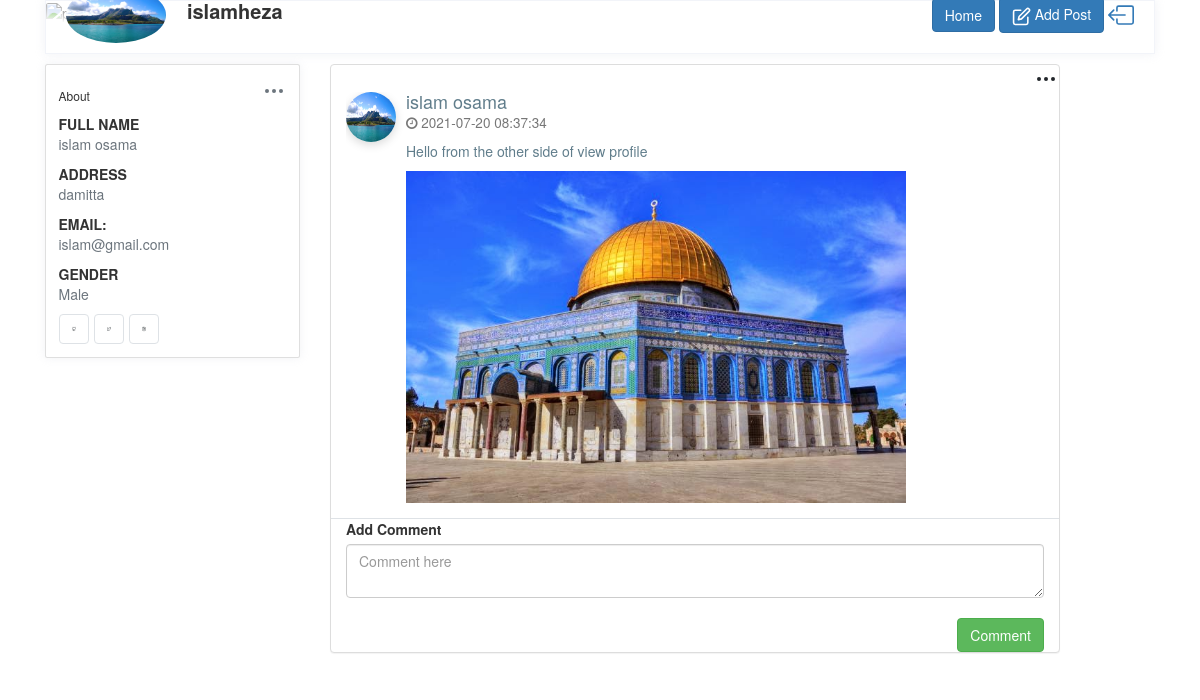
/post.php?id=13 (signed in), run on the app's committed database.
### tables this page shows
CREATE TABLE `users` (
  `User_Id` int(11) NOT NULL,
  `fname` varchar(30) NOT NULL,
  `lname` varchar(30) NOT NULL,
  `Username` varchar(30) NOT NULL,
  `Address` varchar(30) NOT NULL,
  `Email` varchar(30) NOT NULL,
  `Password` varchar(30) NOT NULL,
  `Gender` enum('Female','Male') NOT NULL,
  `Profile_Img` varchar(30) NOT NULL
);

CREATE TABLE `posts` (
  `Post_Id` int(11) NOT NULL,
  `User_Id` int(11) NOT NULL,
  `Body` varchar(250) NOT NULL,
  `Image` varchar(30) NOT NULL,
  `Date` datetime DEFAULT NULL
);

### viewprofile.php (called while the page is built)
<?php
$con = new PDO("mysql:host=localhost; dbname=Facebook","root","");
$data=$con->query("select * from users where User_Id={$_COOKIE['userid']}");
$profile=$data->fetch(PDO::FETCH_ASSOC);
?>

### classes/db.php (called while the page is built, shortened)
<?php
class db{
    private $dbname="Facebook";
    private $host="localhost";
    private $username="root";
    private $password="";
    private $connection=null;
    function __construct(){
        $this->server="mysql:host=$this->host;dbname=$this->dbname";
        $this->connection= new pdo($this->server,$this->username,$this->password);
    }
    public function getData($cols, $table ,$condition=1){
        return $this->connection->query("select $cols from $table where $condition");
     }
    public function getAllData($table ,$condition=1){
       return $this->connection->query("select * from $table where $condition ORDER BY date DESC");
    }
}
?>

### Layouts/LeftSide.php (the view, shortened to what this page needs)
<?php include("viewprofile.php")?>
<div class="d-none d-md-block col-md-4 col-xl-3 left-wrapper">
            <div class="card rounded">
                <div class="card-body">
                    <div class="d-flex align-items-center justify-content-between mb-2">
                        <h6 class="card-title mb-0">About</h6>
                        <div class="dropdown">
                            <button class="btn p-0" type="button" id="dropdownMenuButton" data-toggle="dropdown" aria-haspopup="true" aria-expanded="false">
                            </button>
                        </div>
                    </div>
                    <div class="mt-3">
                        <label class="tx-11 font-weight-bold mb-0 text-uppercase">Full Name</label>
                        <p class="text-muted"><?php echo $profile['fname']." ".$profile['lname']?></p>
                    </div>
                    <div class="mt-3">
                        <label class="tx-11 font-weight-bold mb-0 text-uppercase">Address</label>
                        <p class="text-muted"><?php echo $profile['Address']?></p>
                    </div>
                    <div class="mt-3">
                        <label class="tx-11 font-weight-bold mb-0 text-uppercase">Email:</label>
                        <p class="text-muted"><?php echo $profile['Email']?></p>
                    </div>
                    <div class="mt-3">
                        <label class="tx-11 font-weight-bold mb-0 text-uppercase">Gender</label>
                        <p class="text-muted"><?php echo $profile['Gender']?></p>
                    </div>
                    <div class="mt-3 d-flex social-links">
                        <a href="javascript:;" class="btn d-flex align-items-center justify-content-center border mr-2 btn-icon github">
                        </a>
                        <a href="javascript:;" class="btn d-flex align-items-center justify-content-center border mr-2 btn-icon twitter">
                        </a>
                        <a href="javascript:;" class="btn d-flex align-items-center justify-content-center border mr-2 btn-icon instagram">
                        </a>
                    </div>
                </div>
            </div>
        </div>

### Layouts/header.php (shortened to what this page needs)
<?php include("viewprofile.php")?>
<div class="row">
        <div class="col-12 grid-margin">
            <div class="profile-header">
                <div class="cover">
                    <div class="gray-shade"></div>
                    <figure>
                    </figure>
                    <div class="cover-body d-flex justify-content-between align-items-center">
                        <div>
                            <img class="profile-pic" src="images/<?php echo$profile['Profile_Img'];?>" alt="profile">
                            <span class="profile-name"><?php echo $profile['Username']?></span>
                        </div>
                        <div class="d-none d-md-block">
                        <a href="index.php" class="btn btn-primary">Home</a>
                            <a href="#" class="btn btn-primary btn-icon-text btn-edit-profile" onclick="openForm()">
                                 Add Post
                            </a>
                            <a href="logout.php">
                           </a>
                        </div>
                    </div>
                </div>
                <div class="header-links">
                </div>
            </div>
        </div>
    </div>

### Designs/viewPost.php (shortened to what this page needs)
<?php
  $user_id = $_COOKIE['userid'];
?>
<div class='col-md-8 col-sm-12 pull-left posttimeline'>
  <?php
  require_once("./classes/db.php");
  $conn = new db();
  $allPosts = $conn->getAllData("posts", "Post_Id={$_GET['id']}");
  while ($post = $allPosts->fetch(PDO::FETCH_ASSOC)) {
    $userData = $conn->getData("fname,lname,Profile_Img", "users", "User_Id={$post['User_Id']}");
    $user = $userData->fetch(PDO::FETCH_ASSOC);
    echo "
        <div class='panel panel-default'>
        <div class='dropdown pull-right postbtn'>
        <button class='btn p-0' type='button' id='dropdownMenuButton2' data-toggle='dropdown' aria-haspopup='true' aria-expanded='false'>
            <svg xmlns='http://www.w3.org/2000/svg' width='24' height='24' viewBox='0 0 24 24' fill='none' stroke='currentColor' stroke-width='2' stroke-linecap='round' stroke-linejoin='round' class='feather feather-more-horizontal icon-lg pb-3px'>
                <circle cx='12' cy='12' r='1'></circle>
                <circle cx='19' cy='12' r='1'></circle>
                <circle cx='5' cy='12' r='1'></circle>
            </svg>
        </button>
        <div class='dropdown-menu' aria-labelledby='dropdownMenuButton2'>
            <a class='dropdown-item d-flex align-items-center' href='post.php?id={$post['Post_Id']}&action=edit'>
                    <span class=''>Edit</span></a>
            <a class='dropdown-item d-flex align-items-center' href='deletePost.php?id={$post['Post_Id']}'>
                    <span class=''>Delete</span></a>
          </div>
         </div>
          <div class='col-md-12'>
            <div class='media'>
              <div class='media-left'> <a href='javascript:void(0)'>
               <img src='./images/{$user['Profile_Img']}' alt='profile img' style='width:50px; height:50px; border-radius:50% ;' class='media-object'> </a> </div>
              <div class='media-body'>
                <h4 class='media-heading'>{$user['fname']} {$user['lname']}<br>
                  <small><i class='fa fa-clock-o'></i> {$post['Date']}</small> </h4>
                <p class='mt-3'>{$post['Body']}</p>";
                if($post['Image']){
                  echo "<img class='img-fluid mb-4' src='./images/{$post['Image']}'  width='500' height='250' alt=''>";};
                  echo"
              </div>
            </div>
          </div>";
  } ?>
  <div class='col-md-12 border-top'>
    <div class='status-upload'>
      <form method='post' action="comments/addComment.php?post_id=<?= $_GET['id'] ?>&user_id=<?= $user_id ?>">
        <label>Add Comment</label>
        <textarea class='form-control' placeholder='Comment here' name='body'></textarea>
        <br>
        <button type='submit' class='btn btn-success pull-right' name='add_comment'> Comment</button>
      </form>
    </div>
  </div>
</div>
</div>

### Css/index.css (style rules this page uses)
body { background-color: #f9fafb; margin-top:20px; }
.profile-page .profile-header { box-shadow: 0 0 10px 0 rgba(183, 192, 206, 0.2); border: 1px solid #f2f4f9; }
.profile-page .profile-header .cover { position: relative; border-radius: .25rem .25rem 0 0; }
.profile-page .profile-header .cover figure { margin-bottom: 0; }
.profile-page .profile-header .cover .gray-shade { position: absolute; top: 0; left: 0; width: 100%; height: 100%; z-index: 1; background: linear-gradient(rgba(255, 255, 255, 0.1), #fff 99%); }
.profile-page .profile-header .cover .cover-body { position: absolute; bottom: -20px; left: 0; z-index: 2; width: 100%; padding: 0 20px; }
.profile-page .profile-header .cover .cover-body .profile-pic { border-radius: 50%; width: 100px; }
.profile-page .profile-header .cover .cover-body .profile-name { font-size: 20px; font-weight: 600; margin-left: 17px; }
.profile-page .profile-header .header-links { padding: 15px; display: -webkit-flex; display: flex; -webkit-justify-content: center; justify-content: center; background: #fff; border-radius: 0 0 .25rem .25rem; }
.profile-page .profile-body .left-wrapper .social-links a { width: 30px; height: 30px; }
img { vertical-align: middle; border-style: none; }
.grid-margin { margin-bottom: 1rem; }
.card { box-shadow: 0 0 10px 0 rgba(183, 192, 206, 0.2); -webkit-box-shadow: 0 0 10px 0 rgba(183, 192, 206, 0.2); -moz-box-shadow: 0 0 10px 0 rgba(183, 192, 206, 0.2); -ms-box-shadow: 0 0 10px 0 rgba(183, 192, 206, 0.2); }
.rounded { border-radius: 0.25rem !important; }
.card { position: relative; display: flex; flex-direction: column; min-width: 0; word-wrap: break-word; background-color: #fff; background-clip: border-box; border: 1px solid #f2f4f9; border-radius: 0.25rem; }
.posttimeline .panel { margin-bottom: 15px }
.panel { box-shadow: 0px 2px 10px 0 rgba(0, 0, 0, 0.05); -moz-box-shadow: 0px 2px 10px 0 rgba(0, 0, 0, 0.05); -webkit-box-shadow: 0px 2px 10px 0 rgba(0, 0, 0, 0.05); -ms-box-shadow: 0px 2px 10px 0 rgba(0, 0, 0, 0.05); transition: all ease 0.5s; -moz-transition: all ease 0.5s; -webkit-transition: all ease 0.5s; -ms-transition: all ease 0.5s; margin-bottom: 35px; border-radius: 0px; position: relative; border: 0; display: inline-block; width: 100%; }
.progress-bar-success, .status.active, .panel-green, .panel-green > .panel-heading, .btn-success, .fc-event, .badge.green, .event_green { color: white; background-color: #8BC34A; }
.media-object { max-width: 50px; border-radius: 50px; box-shadow: 0px 3px 10px 0 rgba(0, 0, 0, 0.15); -moz-box-shadow: 0px 3px 10px 0 rgba(0, 0, 0, 0.15); -webkit-box-shadow: 0px 3px 10px 0 rgba(0, 0, 0, 0.15); -ms-box-shadow: 0px 3px 10px 0 rgba(0, 0, 0, 0.15); }
.media:first-child { margin-top: 15px; }
.media-object { display: block; }
.media-body { color: #607D8B; overflow: visible; }

### data on the page
users: Profile_Img (picture), fname "islam", lname "osama", Address "damitta", Email "islam@gmail.com", Gender "Male"
posts: User_Id.Profile_Img (picture), User_Id.fname "islam", User_Id.lname "osama", Date "2021-07-20 08:37:34", Body "Hello from the other side of view profile", Image (picture)
